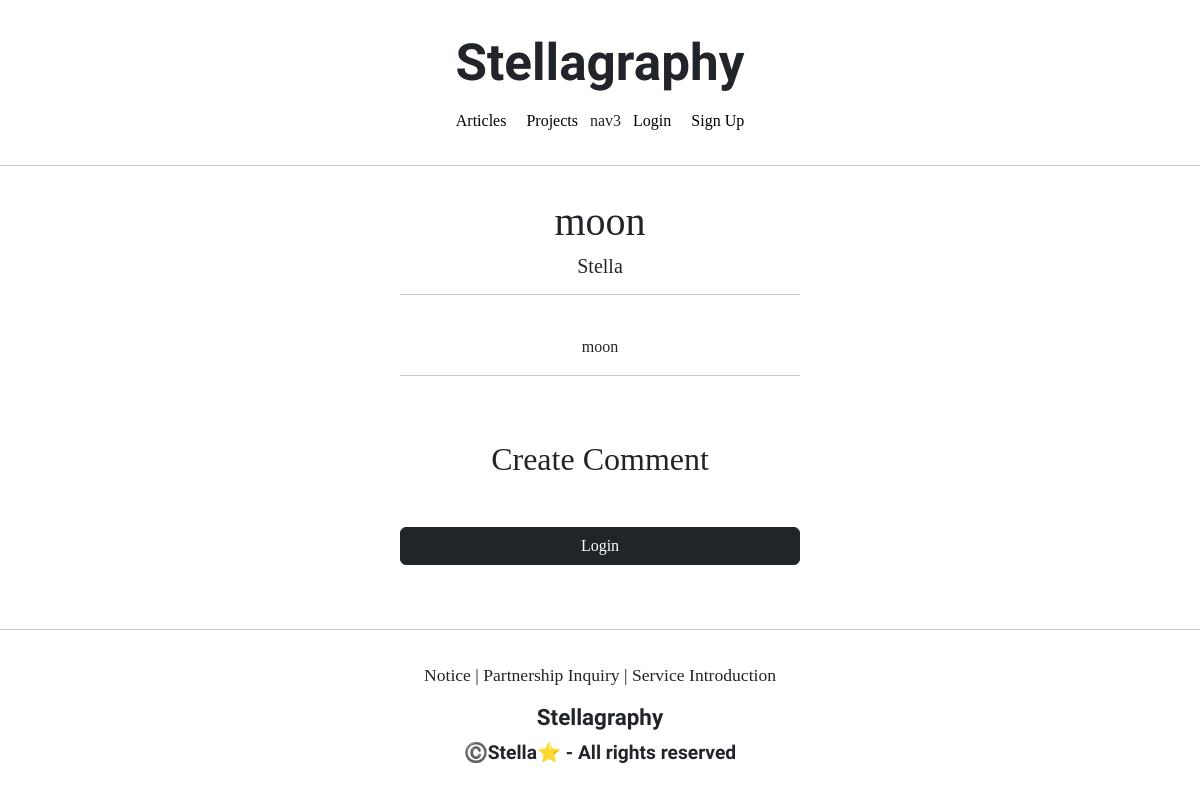
The page /articles/detail/10 on the database its author committed.
### articleapp/models.py (models this page shows)
class Article(models.Model):
    writer = models.ForeignKey(User, on_delete=models.SET_NULL, related_name='article', null=True)
    title = models.CharField(max_length=200, null=True)
    image = models.ImageField(upload_to='article/', null=False)
    content = models.TextField(null=True)
    created_at = models.DateField(auto_now_add=True, null=True)

### profileapp/models.py (models this page shows)
class Profile(models.Model):
    user = models.OneToOneField(User, on_delete=models.CASCADE, related_name='profile')
    image = models.ImageField(upload_to='profile/', null=True)
    nickname = models.CharField(max_length=20, unique=True, null=True)
    message = models.CharField(max_length=100, null=True)

### articleapp/views.py (the view)
# urls.py: path('detail/<int:pk>', ArticleDetailView.as_view(), name='detail'),
class ArticleDetailView(DetailView, FormMixin):
    model = Article
    form_class = CommentCreationForm
    context_object_name = 'target_article'
    template_name = 'articleapp/detail.html'

### articleapp/templates/articleapp/detail.html (shortened to what this page needs)
{% extends 'base.html' %}
{% block content %}
    <div>
        <div style="text-align: center; max-width: 400px; margin: 2rem auto; ">
            <h1>
                {{target_article.title}}
            </h1>
            <h5>
                {{target_article.writer.profile.nickname}}
            </h5>
            <hr>
            <p>
                {{ target_article.content }}
            </p>
            <hr>
            {% include 'commentapp/create.html' with article=target_article %}
        </div>
    </div>
{% endblock %}

### rows shown on the page
Article: title "moon", writer.profile.nickname "Stella", content "moon"
